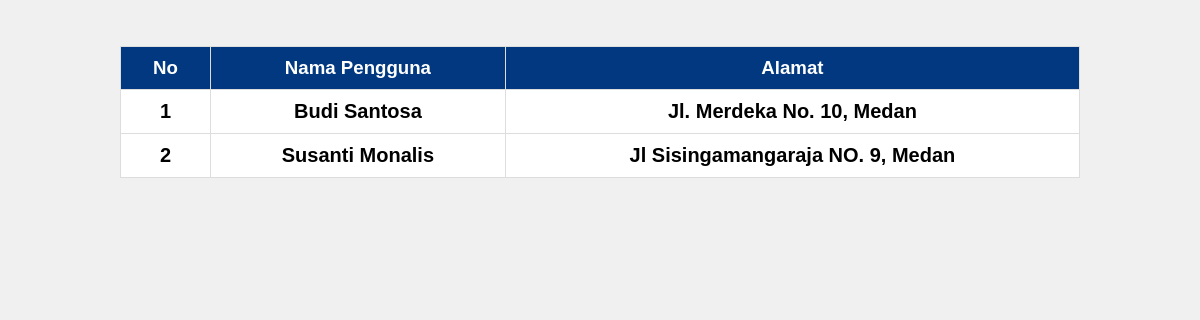
The page /user/list_user.php on the database its author committed.
### tables this page shows
CREATE TABLE `user` (
  `id` int(11) NOT NULL,
  `nama_pengguna` varchar(15) NOT NULL,
  `alamat` varchar(50) NOT NULL,
  `username` varchar(15) NOT NULL,
  `password` varchar(15) NOT NULL
);

### user/list_user.php (the view, shortened to what this page needs)
<!DOCTYPE html>
<html lang="en">
<head>
    <link rel="stylesheet" href="../bab11.css" />
</head>
<body >
  <br>
  <br>
<table width="100%" height="70%" border="1" bgcolor="blue" cellpadding="2" cellspacing="0">
      <tr>
        <th>No</th>
        <th>Nama Pengguna</th>
        <th>Alamat</th>
      </tr>
      <?php
      include '../koneksi.php';
      $no = 1;
      $data = mysqli_query($koneksi, "SELECT * FROM user");
      while ($d = mysqli_fetch_array($data)) {
      ?>
        <tr>
          <td><?php echo $no++; ?></td>
          <td><?php echo $d['nama_pengguna']; ?></td>
          <td><?php echo $d['alamat']; ?></td>
        </tr>
      <?php
      }
      ?>
    </table>
</body>
</html>

### bab11.css (style rules this page uses)
body { font-family: 'Arial Narrow', sans-serif; font-size: 15pt; font-weight: bold; margin: 0; padding: 0; background-color: #f0f0f0; }
table { width: 80%; margin: 0 auto; text-align: left; border-collapse: collapse; background-color: white; }
table th, table td { padding: 10px 15px; border: 1px solid #ddd; text-align: center; }
th { background-color: #013880; color: white; font-size: 14pt; }

### rows shown on the page
user: nama_pengguna "Budi Santosa", alamat "Jl. Merdeka No. 10, Medan"
user: nama_pengguna "Susanti Monalis", alamat "Jl Sisingamangaraja NO. 9, Medan"
